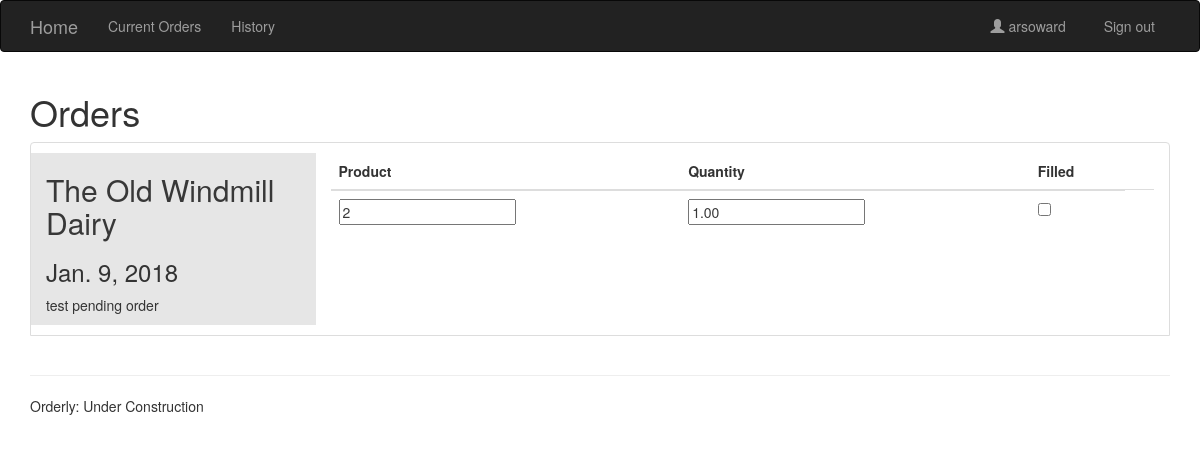
The page /pending/ (signed in) on the database its author committed.
### orders/models.py (models this page shows, shortened)
class Business(models.Model):
  business_name = models.CharField(max_length=60)
  contact_name = models.CharField(max_length=60)
  website = models.URLField(max_length=200, blank=True)
  email = models.EmailField(max_length=254, blank=True)
  phone = models.CharField(max_length=15, blank=True)
  address = models.CharField(max_length=260, blank=True)
  about = models.TextField(max_length=600, null=True, default=None)
  account = models.OneToOneField(userModels.Account, related_name='business', null=True, default=None, on_delete=models.CASCADE)
  picture = models.OneToOneField(userModels.Picture, related_name='business', blank=True, null=True, on_delete=models.CASCADE)
  class Meta:
      verbose_name_plural = "businesses"

class Order(models.Model):
  connection = models.ForeignKey(Connection, on_delete=models.CASCADE, default=None) #set to deleted user
  ORDER_STATUS_CHOICES = (
    ('P', 'Pending'),   #user needs to approve order from email or new customer
    ('C', 'Current'),   #current orders show up in the default to-do list
    ('D', 'Delivered'), #delivered orders will be removed from to-do list, but can be searched
  )
  status = models.CharField(max_length=1, choices=ORDER_STATUS_CHOICES, default='C')
  requested_delivery = models.DateField('requested delivery date', default=(date.today() + timedelta(days=7))) # set to the future to set up recurring orders.
  notes = models.TextField(max_length=600, blank=True)

### orders/views.py (the view)
# urls.py: path('pending/', views.orderList, {'status':'P'} , name='pending'),
@login_required
def orderList(request, status='C'):
  businessID = request.user.account.business.id
  rawList = list(Order.objects.filter(connection__vendor_id=businessID, status=status).order_by('requested_delivery'))
  business = get_object_or_404(Business, id=businessID)
  orderList = []
  number = 0
  for order in rawList:
    formset = OrderItemModelSet(request.POST or None, prefix=str(number), queryset=OrderItem.objects.filter(order = order))
    number += 1
    if (request.method == 'POST'):
      instances = formset.save()
      order.save()
    orderList.append({'business': order.connection.customer,
                      'orderItemFormset': formset,
                      'order': order,
                      'status': order.status,
                    })
  context = {'list': orderList, 'business': business}
  return render(request, 'orders/orderlist.html', context)

### orders/templates/orders/orderlist.html (shortened to what this page needs)
{% extends 'list.html' %}
{% load bootstrap3 %}
{% block title %}Orders{% endblock %}
{% block itemTitle %}
    <h2><a href="{% url 'orders:about' item.business.account.slug %}">{{ item.business.business_name }}</a></h2>
    <h3>{{item.order.requested_delivery}}</h3>
    <p>{{ item.order.notes }}</p>
{% endblock %}
{% block itemContent %}
<form action="" method="post">{% csrf_token %}
  <table class="table orderDetailList {{item.status}}">
  {% for form in item.orderItemFormset %}
    {% if forloop.first %}
    <thead>
      <tr>
      {% for field in form.visible_fields %}
        <th>{{ field.label}}</th>
      {% endfor %}
      </tr>
    </thead>
    {% endif %}
    <tr class="orderItem">
      {% for field in form %}
          <td>{{ field}}</td>
      {% endfor %}
  {% endfor %}
    </tr>
  </table>
{% endblock %}

### shared_templates/list.html (shortened to what this page needs)
{% extends 'base.html' %}
{% block content %}
  <div class="container">
    <h1>{% block title %} Orderly {% endblock %}</h1>
    <ul class="list-group">
    {% for item in list %}
    <li class="list-group-item">
      <div class="row row-eq-height {% cycle 'row1' 'row2' %}">
        <div class="col-12 col-md-3 rowTitle">
          {% block itemTitle %}{% endblock %}
        </div>
        <div class="col-12 col-md-9">
          {% block itemContent %}{% endblock %}
        </div>
      </div>
    </li>
    {% empty %}
      <div class="row row1">
        <div class="col">
          <p> Nothing to show. </p>
        </div>
      </div>
    {% endfor %}
    </ul>
  </div>
{% endblock %}

### shared_templates/base.html (shortened to what this page needs)
{% load static from staticfiles %}
{% load bootstrap3 %}
<!DOCTYPE html>
<html lang="en">
  <head>
    {% bootstrap_css %}
    <link rel="stylesheet" href="http://code.jquery.com/ui/1.8.18/themes/base/jquery-ui.css" type="text/css" media="all"/>
    <link href="{% static 'orders/css/orders.css' %}" rel="stylesheet">
  </head>
<body>
  <div class="wrapper">
    <div class="navbar navbar-inverse">
      <div class="container">
        <div class="navbar-header">
          <a class="navbar-brand" href="{% url 'users:index' %}">Home</a>
        </div>
        <div class="navbar-collapse collapse">
          <ul class="nav navbar-nav">
            <li class=""><a href="{% url 'orders:orders' %}">Current Orders</a></li>
            <li class=""><a href="{% url 'orders:history' %}">History</a></li>
          </ul>
          {% block nav_user %}
            {% if user.is_authenticated %}
              <ul class="nav navbar-nav navbar-right">
                <li id="nav-username"><a href="{% url 'orders:index' %}">
                  <span class="glyphicon glyphicon-user"></span>  {{ user.get_username }} &nbsp; </a>
                </li>
                <li>
                  <a href="{% url 'logout' %}">Sign out</a>
                </li>
              </ul>
            {% endif %}
          {% endblock %}
        </div>
      </div>
    </div>
{% block content %}
{% endblock %}
  </div> {% comment %} wrapper ends {% endcomment %}
  <div id="page-footer">
	<div class="container">
	  <footer>
		<hr />
		<p>Orderly: Under Construction</p>
	  </footer>
    </div>
  </div>
</body>
</html>

### orders/static/orders/css/orders.css (style rules this page uses)
.row1 .rowTitle { background-color: rgba(124, 124, 124, 0.19); }
a { color: #383838; }
.orderDetailList .orderItem { background: none; color: #383838; text-align: left; }

### rows shown on the page
Business: business.business_name "The Old Windmill Dairy", order.requested_delivery "Jan. 9, 2018", order.notes "test pending order", label "Product" "Quantity" "Filled", form "2" "1.00"

### other values the page prints
{{ user.get_username }} "arsoward"
